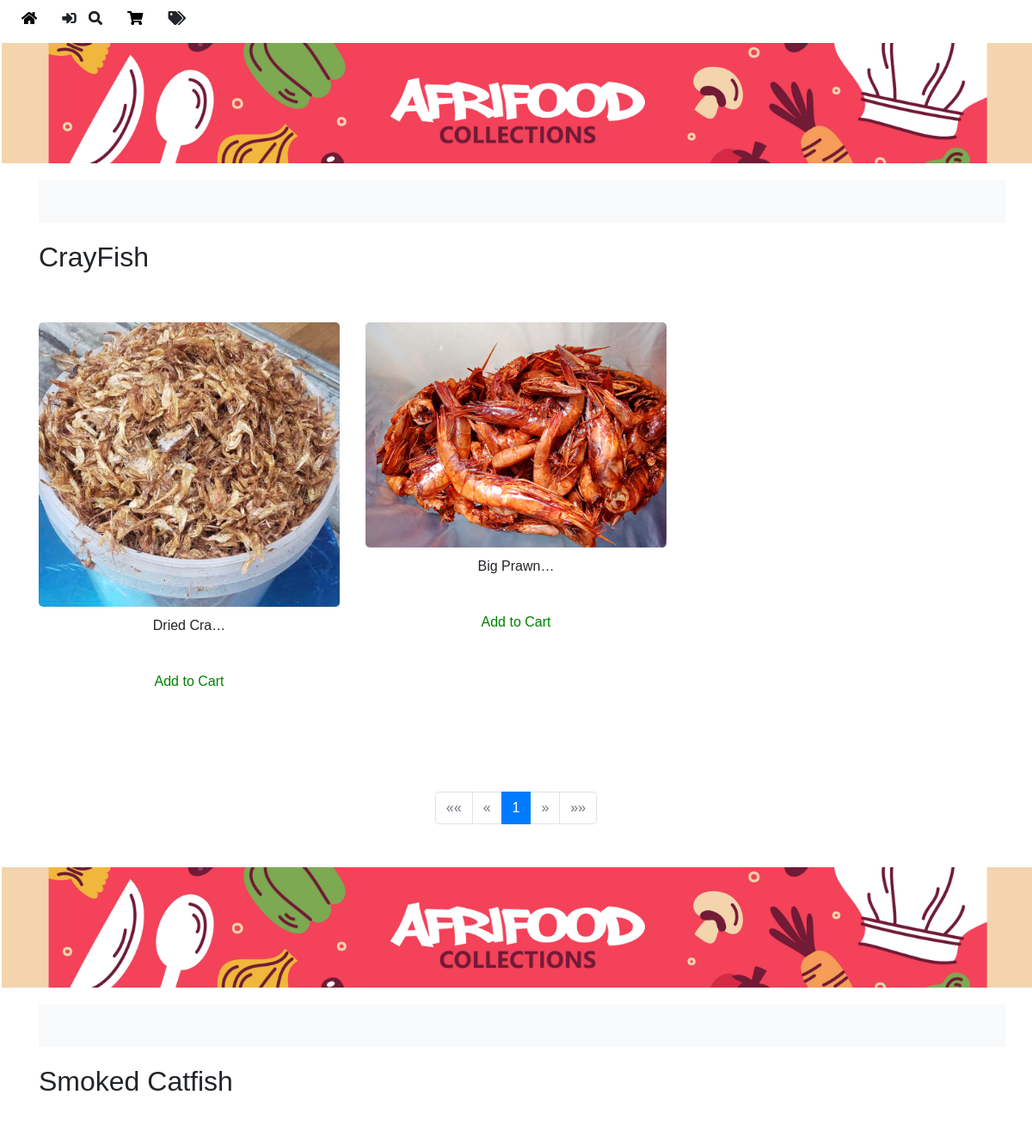
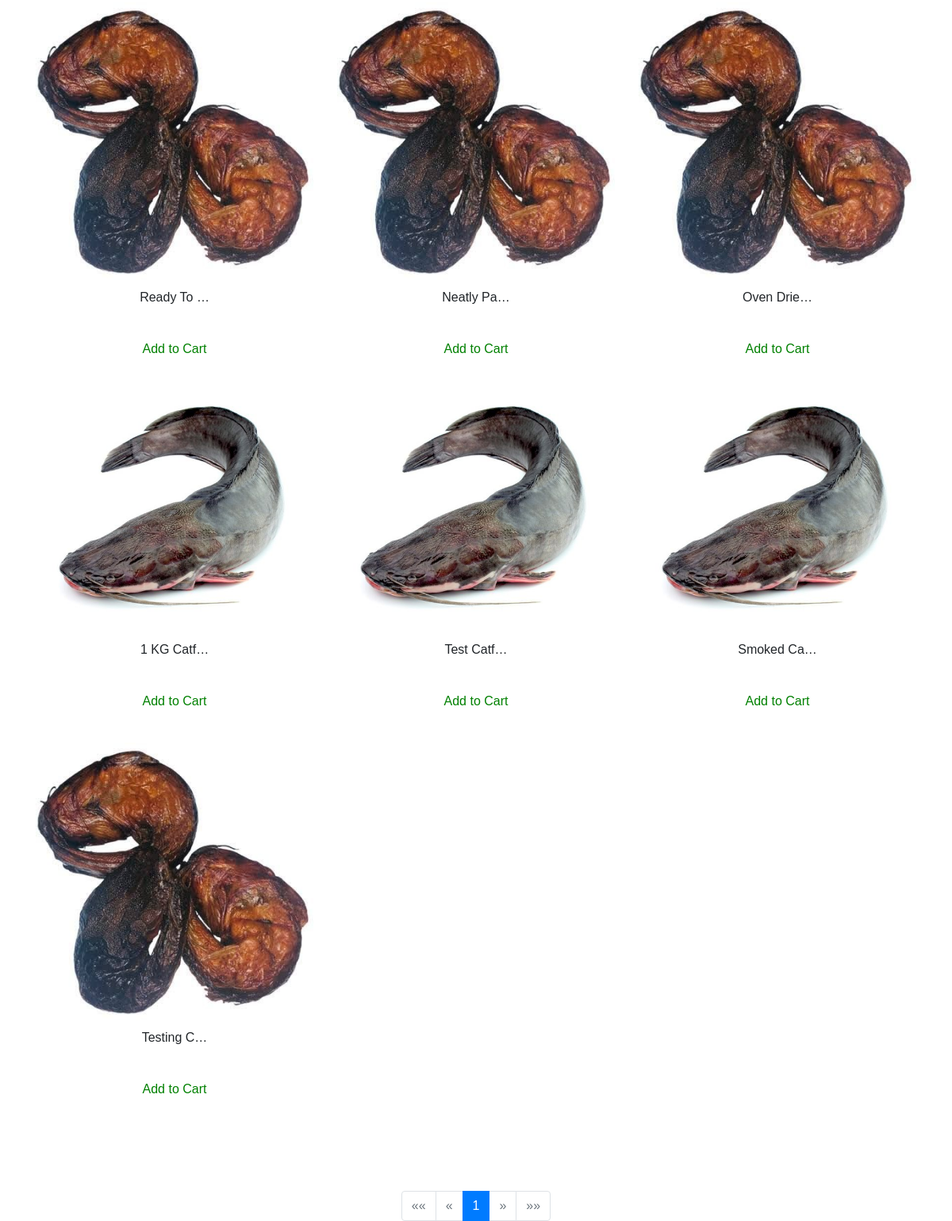
The app's page /category/seafood/ with its own data (2 pictures, top to bottom).
### afri_food/models.py (models this page shows, shortened)
class CrayFish(models.Model):
    title = models.CharField(max_length=100)
    kg = models.FloatField(help_text="Enter the weight in kg")
    in_stock = models.BooleanField(default=True, help_text="Is this item in stock?")
    price = models.FloatField(help_text="Enter the price of the item")
    subcategory = models.ForeignKey(Subcategory, on_delete=models.CASCADE)
    images = GenericRelation(Image)
    comments = GenericRelation(Comment)

class Image(models.Model):
    content_type = models.ForeignKey(ContentType, on_delete=models.CASCADE)
    object_id = models.PositiveIntegerField()
    content_object = GenericForeignKey('content_type', 'object_id')
    image = models.ImageField(upload_to='images/')

class CatFish(models.Model):
    title = models.CharField(max_length=100)
    kg = models.FloatField(help_text="Enter the weight in kg")
    in_stock = models.BooleanField(default=True, help_text="Is this item in stock?")
    price = models.FloatField(help_text="Enter the price of the item")
    subcategory = models.ForeignKey(Subcategory, on_delete=models.CASCADE)
    images = GenericRelation(Image)
    comments = GenericRelation(Comment)

### afri_food/views.py (the view)
# urls.py: path('category/<slug:slug>/', views.category_detail, name='category_detail'),
def category_detail(request, slug):
    user = request.user
    category = get_object_or_404(MarketCategory, slug=slug)
    subcategories = Subcategory.objects.filter(category=category)
    def oil_pagination():
        oil_data = annotate_with_model_name(Oil.objects.filter(subcategory__in=subcategories), 'oil')
        paginator = Paginator(oil_data, 50)  # Show 50 oils per page
        page_number = request.GET.get('page')
        oils = paginator.get_page(page_number)
        return oils
    def crayfish_pagination():
        crayfish_data =annotate_with_model_name(CrayFish.objects.filter(subcategory__in=subcategories), 'crayfish')
        paginator = Paginator(crayfish_data, 50)  # Show 50 oils per page
        page_number = request.GET.get('page')
        crayfish = paginator.get_page(page_number)
        return crayfish
    def catfish_pagination():
        catfish_data = annotate_with_model_name(CatFish.objects.filter(subcategory__in=subcategories), 'catfish')
        paginator = Paginator(catfish_data, 50)  # Show 50 oils per page
        page_number = request.GET.get('page')
        catfish = paginator.get_page(page_number)
        return catfish
    def ponmo_by_kg_pagination():
        ponmo_by_kg_data = annotate_with_model_name(PonmoByKg.objects.filter(subcategory__in=subcategories), 'ponmobykg')
        paginator = Paginator(ponmo_by_kg_data, 50)  # Show 50 oils per page
        page_number = request.GET.get('page')
        ponmo_by_kg = paginator.get_page(page_number)
        return ponmo_by_kg
    def ponmo_by_piece_pagination():
        ponmo_by_piece_data = annotate_with_model_name(PonmoByPiece.objects.filter(subcategory__in=subcategories), 'ponmobypiece')
        paginator = Paginator(ponmo_by_piece_data, 50)  # Show 50 oils per page
        page_number = request.GET.get('page')
        ponmo_by_piece = paginator.get_page(page_number)
        return ponmo_by_piece
    oils = oil_pagination()
    crayfish = crayfish_pagination()
    catfish = catfish_pagination()
    ponmo_by_kg = ponmo_by_kg_pagination()
    ponmo_by_piece = ponmo_by_piece_pagination()
    context = {
        'category': category,
        'oils': oils,
        'crayfish_data': crayfish,
        'catfish_data': catfish,
        'ponmo_by_kg': ponmo_by_kg,
        'ponmo_by_piece': ponmo_by_piece,
        'user': user
    }
    return render(request, 'market/category_detail.html', context)

### afri_food/context_processors.py (called while the page is built)
def cart_item_count(request):
    if request.user.is_authenticated:
        cart_item_count = CartItem.objects.filter(cart__user=request.user).count()
    else:
        cart_item_count = 0
    return {
        'cart_item_count': cart_item_count
    }

### afri_food/model_annotate.py (called while the page is built)
def annotate_with_model_name(queryset, model_name):
        for item in queryset:
            item.model_name = model_name
        return queryset

### afri_food/templates/market/category_detail.html (shortened to what this page needs)
  {% if crayfish_data %}
  {% include 'market/crayfish.html' %}
  {% endif %}
  {% if catfish_data %}
  {% include 'market/catfish.html' %}
  {% endif %}

### afri_food/templates/market/crayfish.html (shortened to what this page needs)
{% extends 'market/layout.html' %}
{% load static %}
{% block body %}
<div class="container" style="top: 20px; position: relative;">
  <div class="scrolling-text-container">
    <div class="scrolling-text">
    </div>
  </div>
  <div style="margin-top: 70px;" class="row">
    <div class="col">
      <h2>CrayFish</h2>
      <br>
      <div class="row">
        {% for crayfish in crayfish_data %}
          {% if crayfish.images.exists %}
            <div class="col-4 d-flex flex-column align-items-center">
              <br>
              <a href="{% url 'product_detail' model=crayfish.model_name id=crayfish.id %}" class="d-flex flex-column align-items-center">
                <img
                  class="img-fluid product-image"
                  loading="lazy"
                  alt="{{crayfish.title}}"
                  src="{{ crayfish.images.first.image.url }}"
                />
                <span>{{crayfish.title|truncatechars:10}}</span>
              </a>
              {% if crayfish.in_cart %}
                <p style="color: red;" class="mt-2 remove-from-cart" data-product-type="{{ crayfish.model_name }}" data-item-id="{{ crayfish.id }}">Remove from Cart</p>
              {% else %}
                <p style="color: green;" class="mt-2 add-to-cart" data-product-type="{{ crayfish.model_name }}" data-item-id="{{ crayfish.id }}">Add to Cart</p>
              {% endif %}
            </div>
          {% endif %}
        {% endfor %}
      </div>
    </div>
  </div>
</div>
<br>
<br>
<br>
<br>
  <nav aria-label="Page navigation" class="mt-4">
    <ul class="pagination justify-content-center">
      {% if crayfish_data.has_previous %}
        <li class="page-item">
          <a class="page-link" href="?page=1" aria-label="First">
            <span aria-hidden="true">&laquo;&laquo;</span>
          </a>
        </li>
        <li class="page-item">
          <a class="page-link" href="?page={{ crayfish_data.previous_page_number }}" aria-label="Previous">
            <span aria-hidden="true">&laquo;</span>
          </a>
        </li>
      {% else %}
        <li class="page-item disabled">
          <span class="page-link" aria-label="First">&laquo;&laquo;</span>
        </li>
        <li class="page-item disabled">
          <span class="page-link" aria-label="Previous">&laquo;</span>
        </li>
      {% endif %}
      {% for num in crayfish_data.paginator.page_range %}
        {% if crayfish_data.number == num %}
          <li class="page-item active"><span class="page-link">{{ num }}</span></li>
        {% elif num > crayfish_data.number|add:'-3' and num < crayfish_data.number|add:'3' %}
          <li class="page-item"><a class="page-link" href="?page={{ num }}">{{ num }}</a></li>
        {% endif %}
      {% endfor %}
      {% if crayfish_data.has_next %}
        <li class="page-item">
          <a class="page-link" href="?page={{ crayfish_data.next_page_number }}" aria-label="Next">
            <span aria-hidden="true">&raquo;</span>
          </a>
        </li>
        <li class="page-item">
          <a class="page-link" href="?page={{ crayfish_data.paginator.num_pages }}" aria-label="Last">
            <span aria-hidden="true">&raquo;&raquo;</span>
          </a>
        </li>
      {% else %}
        <li class="page-item disabled">
          <span class="page-link" aria-label="Next">&raquo;</span>
        </li>
        <li class="page-item disabled">
          <span class="page-link" aria-label="Last">&raquo;&raquo;</span>
        </li>
      {% endif %}
    </ul>
  </nav>
  {% endblock %}

### afri_food/templates/market/catfish.html (shortened to what this page needs)
{% extends 'market/layout.html' %}
{% load static %}
{% block body %}
<div class="container" style="top: 20px; position: relative;">
  <div class="scrolling-text-container">
    <div class="scrolling-text">
    </div>
  </div>
  <div style="margin-top: 70px;" class="row">
    <div class="col">
      <h2>Smoked Catfish</h2>
      <br>
      <div class="row">
        {% for catfish in catfish_data %}
          {% if catfish.images.exists %}
            <div class="col-4 d-flex flex-column align-items-center">
              <br>
              <a href="{% url 'product_detail' model=catfish.model_name id=catfish.id %}" class="d-flex flex-column align-items-center">
                <img
                  class="img-fluid product-image"
                  loading="lazy"
                  alt="{{catfish.title}}"
                  src="{{ catfish.images.first.image.url }}"
                />
                <span>{{catfish.title|truncatechars:10}}</span>
              </a>
              {% if catfish.in_cart %}
                <p style="color: red;" class="mt-2 remove-from-cart" data-product-type="{{ catfish.model_name }}" data-item-id="{{ catfish.id }}">Remove from Cart</p>
              {% else %}
                <p style="color: green;" class="mt-2 add-to-cart" data-product-type="{{ catfish.model_name }}" data-item-id="{{ catfish.id }}">Add to Cart</p>
              {% endif %}
            </div>
          {% endif %}
        {% endfor %}
      </div>
    </div>
  </div>
</div>
<br>
<br>
<br>
<br>
  <nav aria-label="Page navigation" class="mt-4">
    <ul class="pagination justify-content-center">
      {% if catfish_data.has_previous %}
        <li class="page-item">
          <a class="page-link" href="?page=1" aria-label="First">
            <span aria-hidden="true">&laquo;&laquo;</span>
          </a>
        </li>
        <li class="page-item">
          <a class="page-link" href="?page={{ catfish_data.previous_page_number }}" aria-label="Previous">
            <span aria-hidden="true">&laquo;</span>
          </a>
        </li>
      {% else %}
        <li class="page-item disabled">
          <span class="page-link" aria-label="First">&laquo;&laquo;</span>
        </li>
        <li class="page-item disabled">
          <span class="page-link" aria-label="Previous">&laquo;</span>
        </li>
      {% endif %}
      {% for num in catfish_data.paginator.page_range %}
        {% if catfish_data.number == num %}
          <li class="page-item active"><span class="page-link">{{ num }}</span></li>
        {% elif num > catfish_data.number|add:'-3' and num < catfish_data.number|add:'3' %}
          <li class="page-item"><a class="page-link" href="?page={{ num }}">{{ num }}</a></li>
        {% endif %}
      {% endfor %}
      {% if catfish_data.has_next %}
        <li class="page-item">
          <a class="page-link" href="?page={{ catfish_data.next_page_number }}" aria-label="Next">
            <span aria-hidden="true">&raquo;</span>
          </a>
        </li>
        <li class="page-item">
          <a class="page-link" href="?page={{ catfish_data.paginator.num_pages }}" aria-label="Last">
            <span aria-hidden="true">&raquo;&raquo;</span>
          </a>
        </li>
      {% else %}
        <li class="page-item disabled">
          <span class="page-link" aria-label="Next">&raquo;</span>
        </li>
        <li class="page-item disabled">
          <span class="page-link" aria-label="Last">&raquo;&raquo;</span>
        </li>
      {% endif %}
    </ul>
  </nav>
  {% endblock %}

### afri_food/static/afri_food/global.css (style rules this page uses)
body { margin: 0; line-height: normal; background-image: url("/static/afri_food/public/ewe-palm-1@2x.png"); background-size: cover; background-position: center; background-repeat: no-repeat; }
a { text-decoration: none; color: inherit; }

### afri_food/static/afri_food/checkout.css (style rules this page uses)
.container, .first-name-last-name-parent { align-self: stretch; display: flex; justify-content: flex-start; }
.container { overflow: hidden; flex-direction: row; align-items: flex-start; padding: var(--padding-lg) var(--padding-48xl) var(--padding-lgi); position: relative; font-size: var(--font-size-16xl); color: var(--color-white); }

### afri_food/static/afri_food/market.css (style rules this page uses)
.add-to-cart { position: relative; font-size: var(--font-size-xs); font-weight: 500; font-family: var(--font-inter); color: var(--color-white); text-align: left; display: inline-block; min-width: 67px; }

### afri_food/templates/market/layout.html (style rules this page uses)
a { color: inherit; text-decoration: none; }

### afri_food/templates/market/crayfish.html (style rules this page uses)
.scrolling-text-container { width: 100%; overflow: hidden; position: absolute; white-space: nowrap; background-color: #f8f9fa; padding: 10px 0; }
.scrolling-text { display: inline-block; padding-left: 100%; animation: scroll-text 15s linear infinite; font-size: 1.2rem; }
.product-image { border-radius: 5px; margin-bottom: 10px; }

### afri_food/templates/market/catfish.html (style rules this page uses)
.scrolling-text-container { width: 100%; overflow: hidden; position: absolute; white-space: nowrap; background-color: #f8f9fa; padding: 10px 0; }
.scrolling-text { display: inline-block; padding-left: 100%; animation: scroll-text 15s linear infinite; font-size: 1.2rem; }
.product-image { border-radius: 5px; margin-bottom: 10px; }

### records on screen
CrayFish: images.first.image (picture), title "Dried Cra…"
CrayFish: images.first.image (picture), title "Big Prawn…"
CatFish: images.first.image (picture), title "Ready To …"
CatFish: images.first.image (picture), title "Neatly Pa…"
CatFish: images.first.image (picture), title "Oven Drie…"
CatFish: images.first.image (picture), title "1 KG Catf…"
CatFish: images.first.image (picture), title "Test Catf…"
CatFish: images.first.image (picture), title "Smoked Ca…"
CatFish: images.first.image (picture), title "Testing C…"

### other values on screen
{{ num }} "1"
